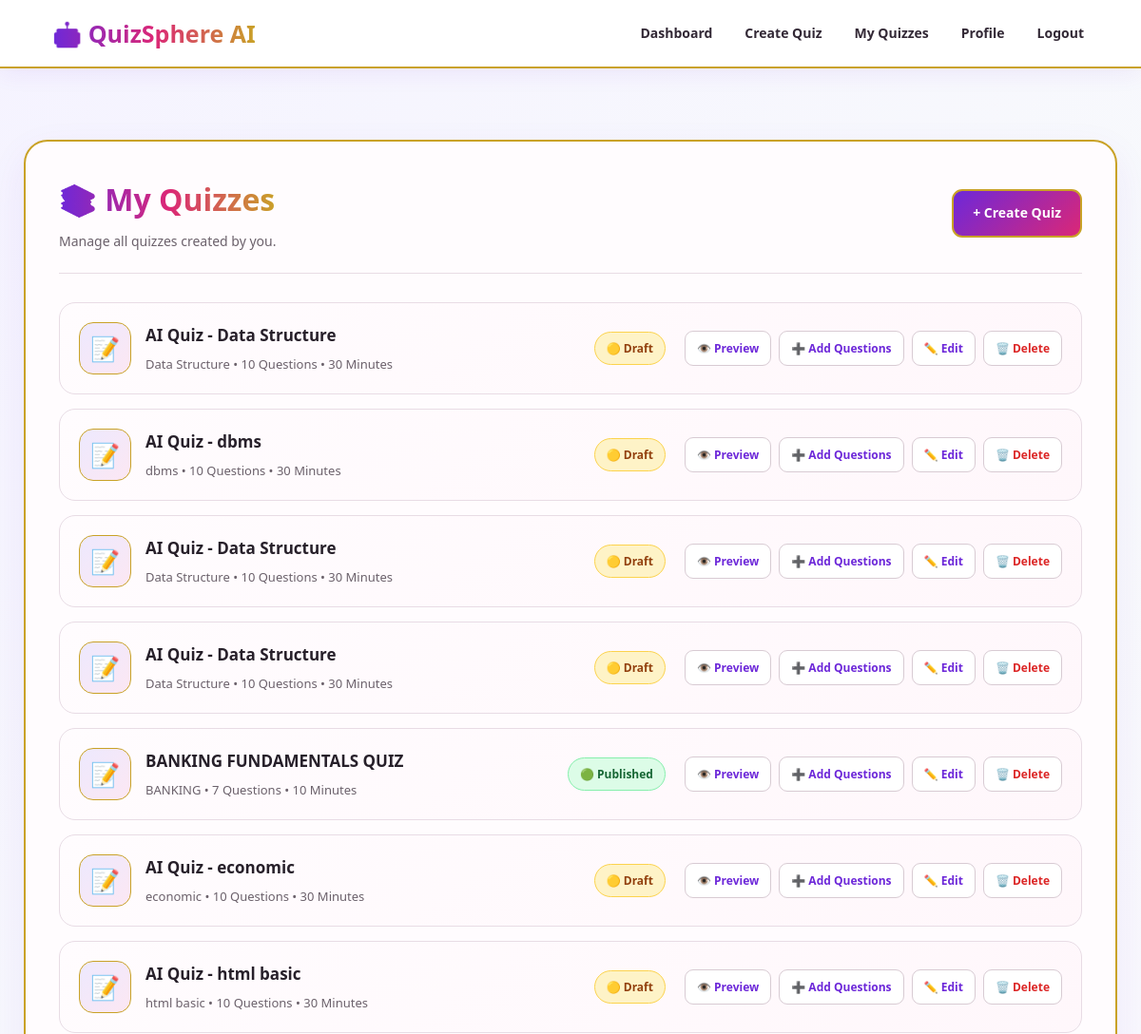
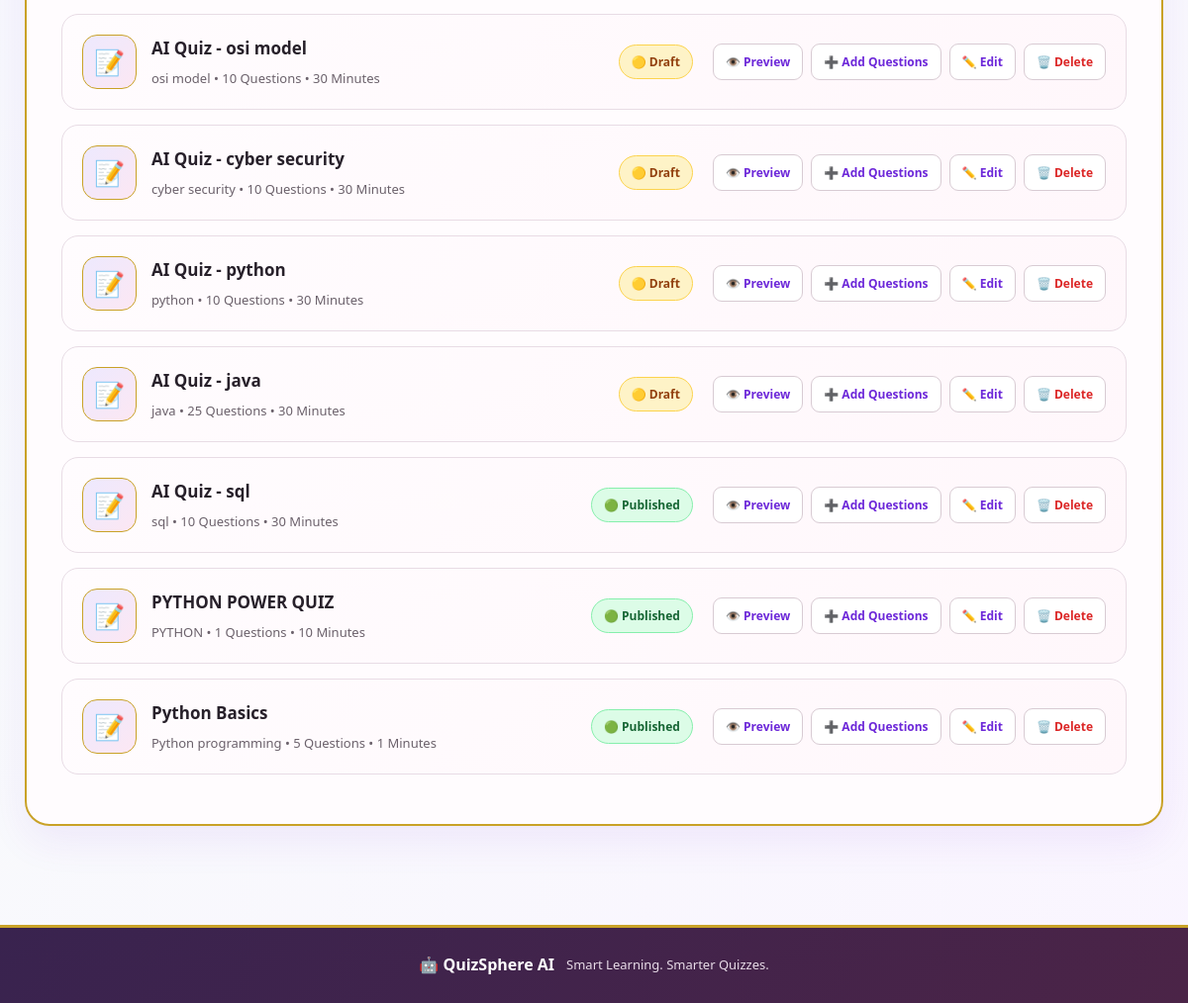
The app's page /teacher/my_quizzes (signed in) with its own data (2 pictures, top to bottom).
### app.py (models this page shows)
class Quiz(db.Model):
    __tablename__ = "quiz"
    id = db.Column(
        db.Integer,
        primary_key=True
    )
    title = db.Column(
        db.String(100),
        nullable=False
    )
    description = db.Column(
        db.Text
    )
    subject = db.Column(
        db.String(100)
    )
    total_questions = db.Column(
        db.Integer,
        default=0
    )
    duration = db.Column(
        db.Integer,
        default=30
    )
    difficulty = db.Column(
        db.String(20),
        default="Medium"
    )
    question_type = db.Column(
        db.String(30),
        default="MCQ"
    )
    number_of_questions = db.Column(
        db.Integer,
        default=10
    )
    passing_marks = db.Column(
        db.Integer,
        default=40
    )
    published = db.Column(
        db.Boolean,
        default=False
    )
    teacher_id = db.Column(
        db.Integer,
        db.ForeignKey("user.id"),
        nullable=True
    )
    teacher = db.relationship(
        "User",
        foreign_keys=[teacher_id]
    )
    questions = db.relationship(
        "Question",
        backref="quiz",
        cascade="all, delete-orphan"
    )

### app.py (the view)
@app.route("/teacher/my_quizzes")
def my_quizzes():
    if session.get("role") != "teacher":
        return redirect(
            url_for("login")
        )
    quizzes = Quiz.query.filter_by(
        teacher_id=session.get(
            "user_id"
        )
    ).order_by(
        Quiz.id.desc()
    ).all()
    return render_template(
        "teacher/my_quizzes.html",
        quizzes=quizzes
    )

### templates/teacher/my_quizzes.html (shortened to what this page needs)
<!DOCTYPE html>
<html lang="en">
<head>
    <link rel="stylesheet"
          href="{{ url_for('static', filename='style.css') }}">
</head>
<body>
<nav class="teacher-navbar">
    <div class="teacher-logo">
    </div>
    <div class="teacher-nav-links">
        <a href="{{ url_for('teacher_dashboard') }}">
            Dashboard
        </a>
        <a href="{{ url_for('create_quiz') }}">
            Create Quiz
        </a>
        <a href="{{ url_for('my_quizzes') }}" class="active">
            My Quizzes
        </a>
        <a href="{{ url_for('profile') }}">
            Profile
        </a>
        <a href="{{ url_for('logout') }}">
            Logout
        </a>
    </div>
</nav>
<main class="teacher-dashboard">
    <section class="teacher-quizzes">
        <div class="teacher-section-heading">
            <div>
                <h1>
                </h1>
                <p>
                    Manage all quizzes created by you.
                </p>
            </div>
            <a href="{{ url_for('create_quiz') }}">
                + Create Quiz
            </a>
        </div>
        {% if quizzes %}
            {% for quiz in quizzes %}
            <div class="teacher-quiz-row">
                <div class="teacher-quiz-info">
                    <div class="teacher-quiz-icon">
                        📝
                    </div>
                    <div>
                        <h3>
                            {{ quiz.title }}
                        </h3>
                        <p>
                            {{ quiz.subject }}
                            •
                            {{ quiz.total_questions }} Questions
                            •
                            {{ quiz.duration }} Minutes
                        </p>
                    </div>
                </div>
                {% if quiz.published %}
                    <span class="quiz-published">
                        🟢 Published
                    </span>
                {% else %}
                    <span class="quiz-draft">
                        🟡 Draft
                    </span>
                {% endif %}
                <div class="quiz-actions">
                    <a href="{{ url_for('preview_quiz', quiz_id=quiz.id) }}">
                        👁️ Preview
                    </a>
                    <a href="{{ url_for('add_questions', quiz_id=quiz.id) }}">
                        ➕ Add Questions
                    </a>
                    <a href="{{ url_for('edit_quiz', quiz_id=quiz.id) }}">
                        ✏️ Edit
                    </a>
                    <a href="{{ url_for('delete_quiz', quiz_id=quiz.id) }}"
                       onclick="return confirm('Are you sure you want to delete this quiz?');">
                        🗑️ Delete
                    </a>
                </div>
            </div>
            {% endfor %}
        {% endif %}
    </section>
</main>
<footer class="teacher-footer">
    <strong>
        🤖 QuizSphere AI
    </strong>
    <span>
        Smart Learning. Smarter Quizzes.
    </span>
</footer>
</body>
</html>

### records on screen
Quiz: title "AI Quiz - Data Structure", subject "Data Structure", total_questions "10", duration "30", published "🟡 Draft"
Quiz: title "AI Quiz - dbms", subject "dbms", total_questions "10", duration "30", published "🟡 Draft"
Quiz: title "AI Quiz - Data Structure", subject "Data Structure", total_questions "10", duration "30", published "🟡 Draft"
Quiz: title "AI Quiz - Data Structure", subject "Data Structure", total_questions "10", duration "30", published "🟡 Draft"
Quiz: title "BANKING FUNDAMENTALS QUIZ", subject "BANKING", total_questions "7", duration "10", published "🟢 Published"
Quiz: title "AI Quiz - economic", subject "economic", total_questions "10", duration "30", published "🟡 Draft"
Quiz: title "AI Quiz - html basic", subject "html basic", total_questions "10", duration "30", published "🟡 Draft"
Quiz: title "AI Quiz - osi model", subject "osi model", total_questions "10", duration "30", published "🟡 Draft"
Quiz: title "AI Quiz - cyber security", subject "cyber security", total_questions "10", duration "30", published "🟡 Draft"
Quiz: title "AI Quiz - python", subject "python", total_questions "10", duration "30", published "🟡 Draft"
Quiz: title "AI Quiz - java", subject "java", total_questions "25", duration "30", published "🟡 Draft"
Quiz: title "AI Quiz - sql", subject "sql", total_questions "10", duration "30", published "🟢 Published"
Quiz: title "PYTHON POWER QUIZ", subject "PYTHON", total_questions "1", duration "10", published "🟢 Published"
Quiz: title "Python Basics", subject "Python programming", total_questions "5", duration "1", published "🟢 Published"
